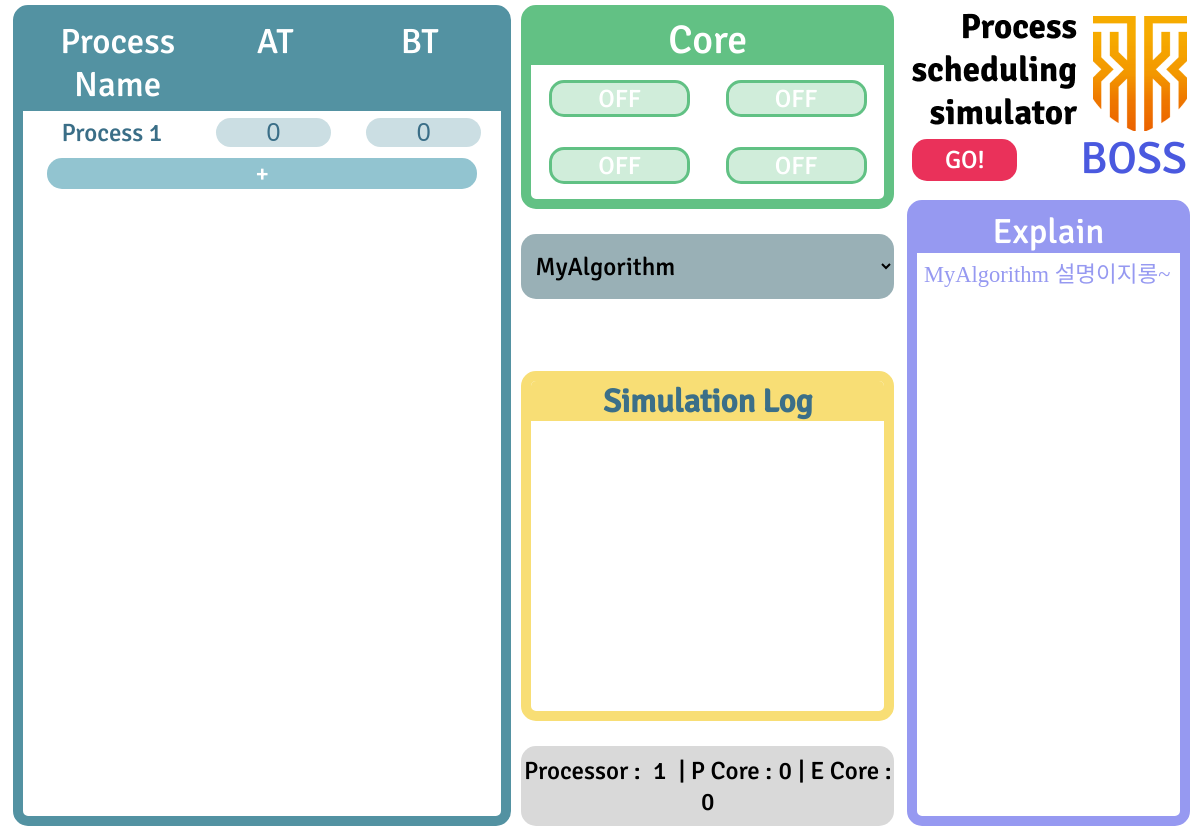
Before: / with the older database file.
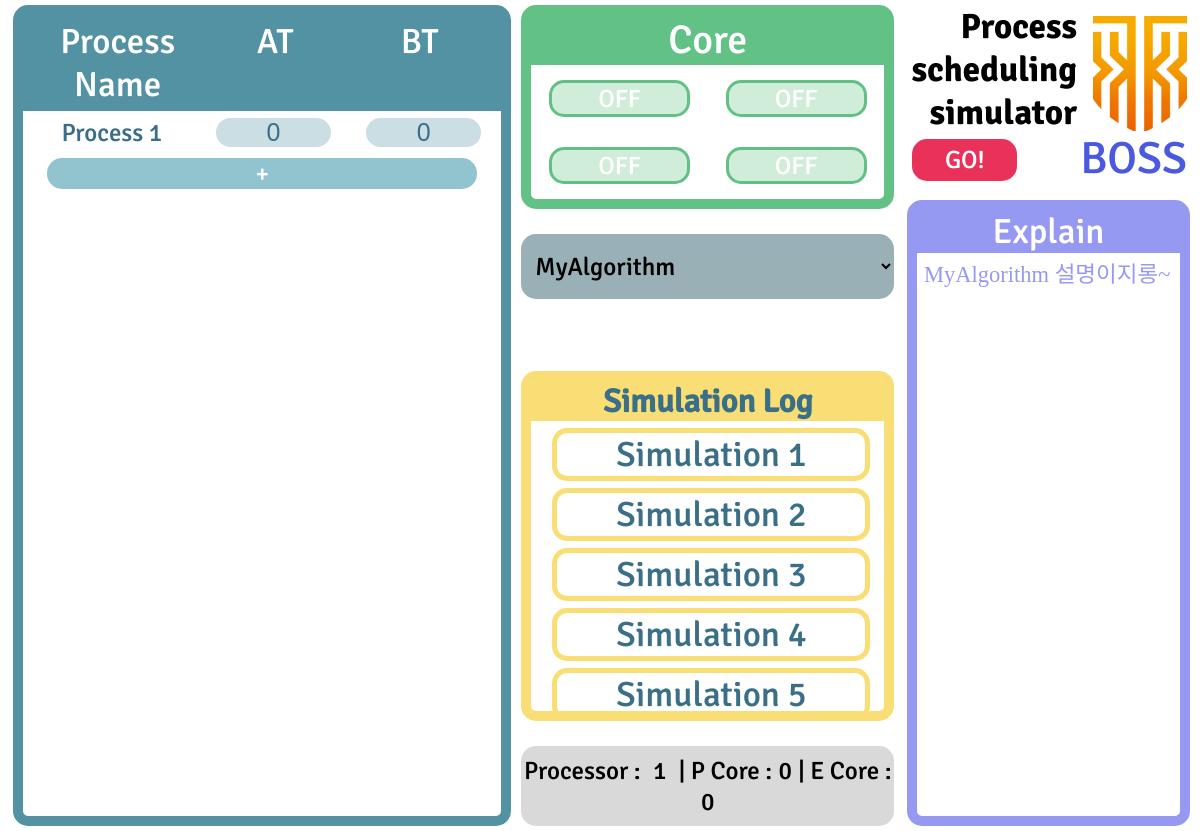
After: the same page with the newer database file.
### Scheduler/models.py (models this page shows, shortened)
class Simulator(models.Model):
    id = models.AutoField(primary_key=True)
    name = models.IntegerField(default=1)
    Algorithm = models.CharField(max_length=250, null=True, default='MyAlgorithm')
    quantum = models.IntegerField(null=True, default=0)

### Scheduler/views.py (the view, shortened to what this page needs)
# urls.py: path('', Index.as_view(), name="index"),
class Index(TemplateView):
    template_name = "index.html"
    def get(self, *args, **kwargs):
        process_formset = ProcessFormSet(queryset=Process.objects.none())
        simulator_form = SimulatorForm()
        simulatorLog = Simulator.objects.all()
        return self.render_to_response({'process_formset': process_formset,
                                        'simulator_form': simulator_form,
                                        'simulatorLog': simulatorLog.values()})

### Scheduler/forms.py
class SimulatorForm(forms.ModelForm):
    class Meta:
        model = Simulator
        fields = ['name', 'Algorithm', 'quantum']
        widgets = {
            'Algorithm': forms.Select(choices=[('MyAlgorithm', 'MyAlgorithm'),
                                               ('FCFS', 'FCFS (First Come First Service)'),
                                               ('RR', 'RR (Round Robin)'),
                                               ('SPN', 'SPN (Shortest Process Next)'),
                                               ('HRRN', 'HRRN (Highest Response Ratio Next)'),
                                               ('SRTN', 'SRTN (Shortest Remaining Time Next)')])
        }

### templates/index.html (shortened to what this page needs)
{% extends "base.html" %}
{% block content %}
<div class="firstPage" id = "totalScreen" style="--bs-columns: 12;" >
    <div class="g-col-6" id = "process">
        <div class= "process" id = "processTable" >
            <div id ="name" style = "width: 50%">Process Name</div>
            <div id="at" style = "width: 33%">AT</div>
            <div id="bt" style = "width: 43%">BT</div>
        </div>
        <div id = "processOne">
            <form id = "form-container" method="POST">
                {% for form in process_formset %}
                    <div class = "process-form">
                        <span id="processName">Process 1</span> {{ form }}
                    </div>
                {% endfor %}
                <button id = "plus" type = "button"> + </button>
            </form>
        </div>
    </div>
    <div class="g-col-5">
        <div class="processCore" id = "core&algorithm" style = "width:100%">
            <div class="Core">
                    <div id="Core">
                        Core
                    </div>
                <div id="PCCore">
                    <div id = "PCore">
                        <button class="CoreType" id="core1" onclick="changeColor(1)" >
                            OFF
                        </button>
                        <button class="CoreType" id="core2" onclick="changeColor(2)">
                            OFF
                        </button>
                    </div>
                    <div id = "CCore">
                        <button class="CoreType" id="core3" onclick="changeColor(3)">
                            OFF
                        </button>
                        <button class="CoreType" id="core4" onclick="changeColor(4)">
                            OFF
                        </button>
                    </div>
                </div>
            </div>
        </div>
        <form id = "AlgorithmList" method="POST">
            <select id = "Algorithm" name = "Algorithm" class="dropdown-menu" onchange="algorithmExplain(this)">
                <option value="MyAlgorithm" selected>MyAlgorithm</option>
            </select>
        </form>
        <div class = "simulatorTable">
            <table class= "simulator" style="width:100%;">
                <tr>
                    <th id ="Log"> Simulation Log</th>
                </tr>
                <tbody id = "Logs">
                    <tr id = "logOne">
                        <td id="logName">
                            {% for simulator in simulatorLog %}
                                <button id = "logButton" onclick="window.location.href='/{{ simulator.name }}/'">
                                    Simulation {{ simulator.name }}
                                </button>
                            {% endfor %}
                        </td>
                    </tr>
                </tbody>
            </table>
        </div>
        <form id="current-simulator"  method="POST">
            <div id="current">
                Processor : <input name="processCnt" class="processCnt" value = "1" style="width:27px" readonly> |
                P Core : <input name="PCoreCnt" class="PCoreCnt" value = "0" readonly>  |
                E Core : <input name="ECoreCnt" class="ECoreCnt" value = "0" readonly>
            </div>
        </form>
    </div>
    <div class="g-col-1" id="rightContainer">
        <div id = "titleImage">
            {% load static %}
            <img src="{% static 'img/Title.png' %}" alt="Title">
        </div>
        <div id = "goAndImage" >
            <div id = "go">
                <button id = "goButton" type = "button" name="Go" value = "Go">GO!</button>
            </div>
            <div id="team_name">
                BOSS
            </div>
        </div>
        <div class="algorithmExplain" id = "algorithmExplain" style = "width:100%">
            <div class="explain">
                <div id="explain">
                    Explain
                </div>
                <div id="explainText">
                    <div id = "explainText1">
                    </div>
                </div>
            </div>
        </div>
    </div>
</div>
{% endblock %}

### templates/base.html (shortened to what this page needs)
{% load static %}
<!DOCTYPE html>
<html lang="en">
<head>
    <link rel = "stylesheet" href="{% static 'css/style.css' %}?after">
</head>
<body>
    {%  block content %}
    {% endblock %}
</body>
</html>

### Scheduler/static/css/style.css (style rules this page uses)
* { padding: 0; margin-top: 0; box-sizing: border-box; }
html { width:100%; height: 100%; }
body { min-height: 100vh; }
div { font-family: "Signika", serif; font-size: 25px; width: 100%; }
table { border-collapse: collapse; width:100%; }
option { padding-left: 10px; padding-right: 10px; border-radius: 15px; outline: 0; }
.firstPage, .nextPage { display: flex; width:100%; min-height: 100vh; }
.g-col-6 { border: 10px solid #5392A2; border-radius: 15px; width: 44%; min-height: 100%; text-align: center; margin:5px; }
#processTable { border-collapse : collapse; border-spacing : 0; color: #3A6E87; display: flex; }
#processTable > #name, #at, #bt { text-align: center; background: #5392A2; font-size: 140%; color: white; padding: 5px; }
.process-form { margin-top: 1px; color : #3A6E87; font-size: 25px; }
[id^="id_form-"] { background: #CBDEE3; border-radius: 15px; border: none; text-align: center; font-size: 25px; margin: 6px 15px 6px 15px; width: 24%; color: #3A6E87; }
#processName { display: inline-block; color: #3A6E87; width:35%; }
#plus { background: #92C4D0; width:90%; border: none; color:white; font-size: 25px; margin: 5px 2px 5px 2px; border-radius: 15px; }
.g-col-5 { width: 33%; text-align: center; margin: 5px; }
.processCore { border:10px solid #62C184; border-radius: 15px; text-align: center; box-sizing: border-box; width:100%; }
.processCore > .Core > #Core { background: #62C184; font-size: 40px; color: white; }
.processCore > .Core > #PCCore { display: flex; justify-content: center; }
.CoreType { background: #D0EDDA; border: 3px solid #61C184; color: white; width: 80%; border-radius: 15px; margin: 15px; }
button { font-family: "Signika", serif; font-size: 25px; }
#AlgorithmList { box-sizing: content-box; }
.dropdown-menu { margin-top: 25px; padding: 10px; width:100%; border-radius: 15px; border : none; height: 65px; background: #99B0B6; font-size: 25px; color: black; font-family: "Signika", serif; }
.simulatorTable { margin-top : 70px; border:10px solid #F8DE75; border-radius: 15px; text-align: center; box-sizing: border-box; height: 350px; overflow-y: scroll; }
.simulator { border-collapse : collapse; border-spacing: 0; }
#logButton { background-color: white; }
#Log { background: #F8DE75; font-size: 130%; color: #3B6F88; }
.simulatorTable table tbody { overflow-y: scroll; height: 30px; }
.simulatorTable table tbody tr td button { border: 5px solid #F8DE75; margin-top: 2%; margin-left: 2%; border-radius: 15px; width: 90%; font-size: 35px; color: #3B6F88; }
#current-simulator { background: #D9D9D9; width:100%; height: 80px; border-radius: 15px; margin-top: 25px; display:table; table-layout:fixed; text-align: center; }
#current-simulator > #current { font-size: 100%; vertical-align: middle; display: table-cell; width: 100%; height: 100%; }
#current > input { width: 15px; text-align: center; font-size: 100%; border: none; background-color: #D9D9D9; font-family: "Signika", serif; }
.g-col-1 { width: 25%; margin: 5px; display: flex; flex-direction: column; }
#goAndImage { flex-direction: row; }
#go { padding-top:8px; padding-left: 8px; float:left; display: flex; width:40%; height:90%; }
#go > #goButton { width: 100%; background: #EA315A; color:white; border: none; border-radius: 15px; }
#titleImage { float: right; display: flex; justify-content: right; }
#titleImage > img { max-width: 100%; }
#team_name { float:right; display: flex; justify-content: right; font-size: 180%; color: #4A59DF; width:60%; }
.algorithmExplain { margin-top: 5%; margin-left: 1%; border:10px solid #9699F1; border-radius: 15px; text-align: center; box-sizing: border-box; height:80%; }
#explain { background: #9699F1; font-size: 140%; color: white; height:100%; }
.algorithmExplain> .explain > #explainText > #explainText1 { margin-top: 1%; margin-left: 2%; border-radius: 15px; width: 95%; font-size: 90%; font-family: 'SCDream', serif; color: #9699F1; }

Changed rows visible on the page:
added Simulator: name "1"
added Simulator: name "2"
added Simulator: name "3"
added Simulator: name "4"
added Simulator: name "5"
